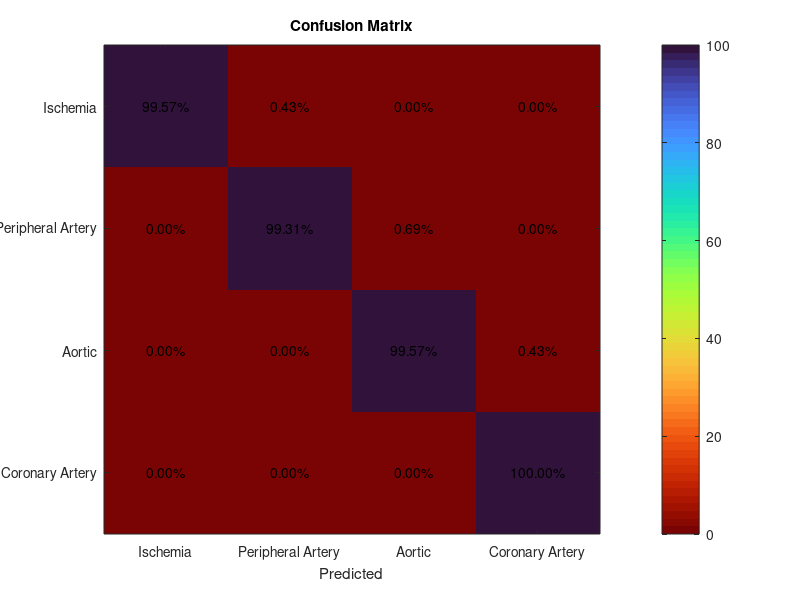

This figure's MATLAB source:
% Assuming the values from the hypothetical confusion matrix
confusionMatrix = [
    194.17, 0.83, 0.00, 0.00;
    0.00, 114.21, 0.79, 0.00;
    0.00, 0.00, 154.33, 0.67;
    0.00, 0.00, 0.00, 147.17
];

% Convert to percentages
confusionMatrixPercent = confusionMatrix ./ sum(confusionMatrix, 2) * 100;

% Class names for your diseases
classNames = {'Ischemia', 'Peripheral Artery', 'Aortic', 'Coronary Artery'};

% Display confusion matrix
figure;
imagesc(confusionMatrixPercent);
colormap(flipud(turbo));
colorbar;

% Set axis labels and ticks
xticks(1:length(classNames));
yticks(1:length(classNames));
xticklabels(classNames);
yticklabels(classNames);

% Label axes
xlabel('Predicted');
ylabel('Actual');
title('Confusion Matrix');

% Display values in each cell
for i = 1:length(classNames)
    for j = 1:length(classNames)
        text(j, i, sprintf('%.2f%%', confusionMatrixPercent(i, j)), 'HorizontalAlignment', 'center', 'VerticalAlignment', 'middle');
    end
end

% Compute accuracy, specificity, and sensitivity
totalSamples = sum(confusionMatrix(:));
truePositives = diag(confusionMatrix);
falsePositives = sum(confusionMatrix, 1) - truePositives;
falseNegatives = sum(confusionMatrix, 2) - truePositives;

accuracy = sum(truePositives) / totalSamples * 100;
specificity = sum(diag(confusionMatrix) ./ sum(confusionMatrix, 1)) / length(classNames) * 100;
sensitivity = sum(diag(confusionMatrix) ./ sum(confusionMatrix, 2)) / length(classNames) * 100;

% Display accuracy, specificity, and sensitivity in the command window
fprintf('Accuracy: %.2f%%\n', accuracy);
fprintf('Specificity: %.2f%%\n', specificity);
fprintf('Sensitivity: %.2f%%\n', sensitivity);
